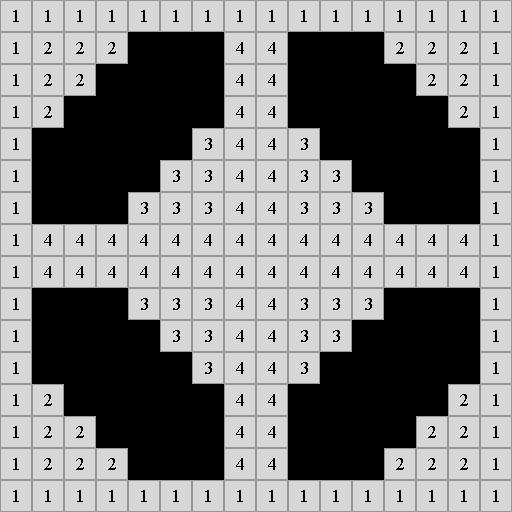

A 2D game scene composited from a Tiled map and its tileset images. What follows is a short description and the map's XML, with every tile layer's data as written:
An orthogonal 16x16 tile map with 32x32 px tiles, 1 tile layer (Tile Layer 1), 2 tilesets.

<map version="1.0" orientation="orthogonal" width="16" height="16" tilewidth="32" tileheight="32">
 <tileset firstgid="1" name="tileset" tilewidth="32" tileheight="32">
  <image source="tileset.png" width="64" height="64" />
 </tileset>
 <tileset firstgid="5" name="tileset2" tilewidth="32" tileheight="32">
  <image source="tileset.png" width="64" height="64" />
 </tileset>
 <layer name="Tile Layer 1" width="16" height="16">
  <data encoding="csv">
1,1,1,1,1,1,1,1,1,1,1,1,1,1,1,1,
1,6,6,6,0,0,0,4,4,0,0,0,6,6,6,1,
1,6,6,0,0,0,0,4,4,0,0,0,0,6,6,1,
1,6,0,0,0,0,0,4,4,0,0,0,0,0,6,1,
1,0,0,0,0,0,3,4,4,3,0,0,0,0,0,1,
1,0,0,0,0,3,3,4,4,3,3,0,0,0,0,1,
1,0,0,0,3,3,3,4,4,3,3,3,0,0,0,1,
1,4,4,4,4,4,4,4,4,4,4,4,4,4,4,1,
1,4,4,4,4,4,4,4,4,4,4,4,4,4,4,1,
1,0,0,0,3,3,3,4,4,3,3,3,0,0,0,1,
1,0,0,0,0,3,3,4,4,3,3,0,0,0,0,1,
1,0,0,0,0,0,3,4,4,3,0,0,0,0,0,1,
1,6,0,0,0,0,0,4,4,0,0,0,0,0,6,1,
1,6,6,0,0,0,0,4,4,0,0,0,0,6,6,1,
1,6,6,6,0,0,0,4,4,0,0,0,6,6,6,1,
1,1,1,1,1,1,1,1,1,1,1,1,1,1,1,1
</data>
 </layer>
</map>
